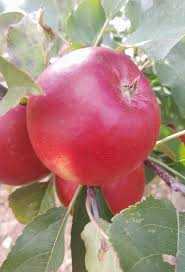
#> input picture apples_tomatoes/test/apples/img_p1_111.jpeg, 185 x 272 px; its folder holds only this picture in this run
$ python dataset_analysis.py
#> lines starting #> are read from the running program, lines starting #| are printed output that depends on the picture
"""Analiza datasetu apples_tomatoes."""

from __future__ import annotations

import json
from collections import Counter, defaultdict
from dataclasses import asdict, dataclass
from pathlib import Path

import cv2
import numpy as np


@dataclass
class DatasetStats:
    total_images: int
    train_apples: int
    train_tomatoes: int
    test_apples: int
    test_tomatoes: int
    by_source: dict[str, int]
    width_range: tuple[int, int]
    height_range: tuple[int, int]
    unique_sizes: int
    small_images_lt_120px: int
    brightness_mean: float
    brightness_std: float
    brightness_min: float
    brightness_max: float
    class_brightness: dict[str, float]


def analyze_dataset(dataset_dir: Path) -> DatasetStats:
    sizes: list[tuple[int, int]] = []
    brightness: list[float] = []
    class_brightness: dict[str, list[float]] = defaultdict(list)
    by_source: Counter[str] = Counter()
    counts = {"train_apples": 0, "train_tomatoes": 0, "test_apples": 0, "test_tomatoes": 0}

    for split in ("train", "test"):
        for cls in ("apples", "tomatoes"):
            folder = dataset_dir / split / cls
            for path in sorted(folder.glob("*.jpeg")):
                img = cv2.imread(str(path))
#> img is the input picture: shape (272, 185, 3); mean B, G, R 124.6, 133, 173
                if img is None:
                    continue

                h, w = img.shape[:2]
#> h = 272; w = 185
                sizes.append((w, h))
                gray = cv2.cvtColor(img, cv2.COLOR_BGR2GRAY)
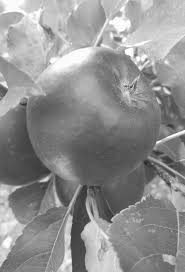
#> gray: shape (272, 185); min 37, max 255, mean 144
                mean_b = float(gray.mean())
#> mean_b = 144
                brightness.append(mean_b)
                class_brightness[cls].append(mean_b)

                prefix = path.stem.split("_")[1]
                by_source[f"{split}/{cls}/{prefix}"] += 1
                counts[f"{split}_{cls}"] += 1

    ws, hs = zip(*sizes)
    small = sum(1 for w, h in sizes if w < 120 or h < 120)

    return DatasetStats(
        total_images=len(sizes),
        train_apples=counts["train_apples"],
        train_tomatoes=counts["train_tomatoes"],
        test_apples=counts["test_apples"],
        test_tomatoes=counts["test_tomatoes"],
        by_source=dict(by_source),
        width_range=(min(ws), max(ws)),
        height_range=(min(hs), max(hs)),
        unique_sizes=len(set(sizes)),
        small_images_lt_120px=small,
        brightness_mean=float(np.mean(brightness)),
        brightness_std=float(np.std(brightness)),
        brightness_min=float(min(brightness)),
        brightness_max=float(max(brightness)),
        class_brightness={k: float(np.mean(v)) for k, v in class_brightness.items()},
    )


def print_report(stats: DatasetStats) -> None:
    print("=" * 60)
    print("ANALIZA DATASETU apples_tomatoes")
    print("=" * 60)
    print(f"Liczba obrazów łącznie:     {stats.total_images}")
    print(f"  train/apples:             {stats.train_apples}")
    print(f"  train/tomatoes:           {stats.train_tomatoes}")
    print(f"  test/apples:              {stats.test_apples}")
    print(f"  test/tomatoes:            {stats.test_tomatoes}")
    print()
    print("Rozkład wg źródła (p1/p2/p3):")
    for key, count in sorted(stats.by_source.items()):
        print(f"  {key}: {count}")
    print()
    print(f"Rozmiary (szerokość):       {stats.width_range[0]}–{stats.width_range[1]} px")
    print(f"Rozmiary (wysokość):        {stats.height_range[0]}–{stats.height_range[1]} px")
    print(f"Unikalne rozmiary:          {stats.unique_sizes}")
    print(f"Małe obrazy (<120 px):      {stats.small_images_lt_120px}")
    print()
    print("Jasność (średnia szarości):")
    print(f"  całość:  μ={stats.brightness_mean:.1f}, σ={stats.brightness_std:.1f}, "
          f"min={stats.brightness_min:.1f}, max={stats.brightness_max:.1f}")
    for cls, val in stats.class_brightness.items():
        print(f"  {cls}:   μ={val:.1f}")
    print()
    print("Obserwacje:")
    print("  - 3 źródła obrazów (p1, p2, p3) o różnej jakości i tle")
    print("  - p1: zdjęcia studyjne (białe tło) oraz naturalne (liście, etykiety)")
    print("  - p2: głównie produkty na białym tle")
    print("  - p3: opakowania, folia, etykiety sklepowe")
    print("  - duża zmienność rozmiaru i ekspozycji → wymagany preprocessing")
    print("=" * 60)


def save_report(stats: DatasetStats, output_path: Path) -> None:
    output_path.parent.mkdir(parents=True, exist_ok=True)
    output_path.write_text(json.dumps(asdict(stats), indent=2, ensure_ascii=False))


if __name__ == "__main__":
    root = Path(__file__).resolve().parents[1]
    dataset_dir = root / "apples_tomatoes"
    stats = analyze_dataset(dataset_dir)
    print_report(stats)
    save_report(stats, root / "preprocess" / "output" / "dataset_stats.json")
